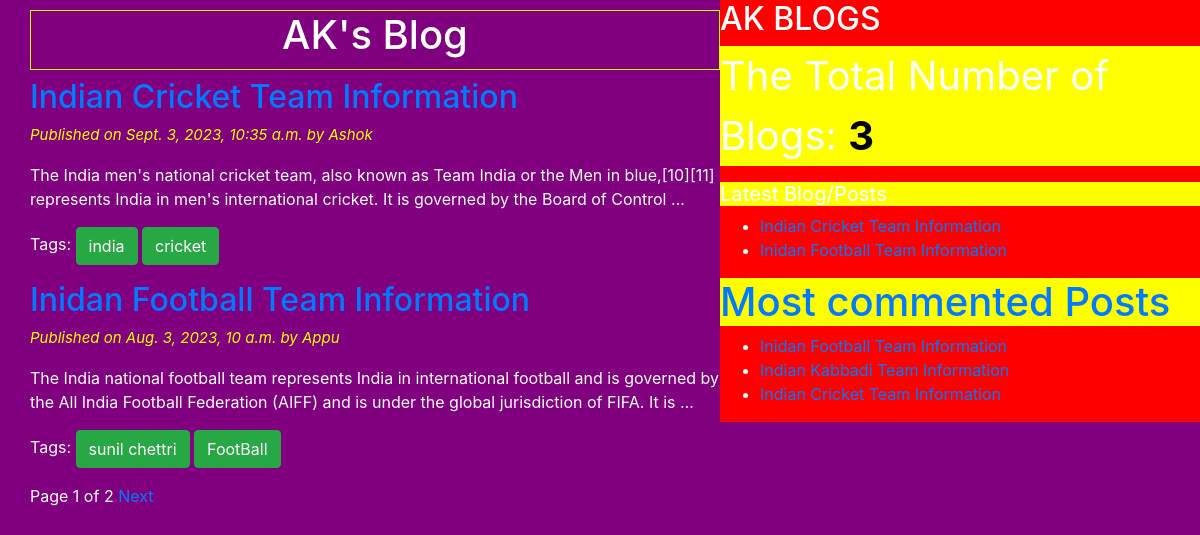
The page / on the database its author committed.
### blogapp/models.py (models this page shows, shortened)
class Post(models.Model):
	STATUS_CHOICES = (('draft','Draft'),('published','Published'))
	title = models.CharField(max_length=50)
	slug = models.SlugField(max_length=50,unique_for_date='publish')
	author = models.ForeignKey(User, related_name='blog_posts',on_delete=models.CASCADE)
	body = models.TextField()
	publish = models.DateTimeField(default=timezone.now)
	created = models.DateTimeField(auto_now_add=True)
	updated = models.DateTimeField(auto_now=True)
	status = models.CharField(max_length=50,choices=STATUS_CHOICES,default='draft')
	objects = CustomManager()
	tags = TaggableManager()
	class Meta:
		ordering = ('-publish',)
	def get_absolute_url(self):
		return reverse('post_detail',args=[self.publish.year,self.publish.strftime('%m'),self.publish.strftime('%d'),self.slug])

### blogapp/views.py (the view)
# urls.py: path('',views.post_list_view),
def post_list_view(request,tag_slug=None):
	post_list = Post.objects.all()
	tag = None
	if tag_slug:
		tag = get_object_or_404(Tag,slug=tag_slug)
		post_list = post_list.filter(tags__in = [tag])
	paginator = Paginator(object_list =post_list,per_page = 2)
	page_number = request.GET.get('page')
	try:
		post_list = paginator.page(page_number)
	except PageNotAnInteger:
		post_list = paginator.page(1)
	except EmptyPage:
		post_list = Paginator.page(paginator.num_pages)
	my_dict = {'post_list':post_list,'tag':tag}
	return render(request = request ,template_name = 'blogapp/post_list.html',context=my_dict)

### blogapp/models.py (called while the page is built)
	def get_queryset(self):
		return super().get_queryset().filter(status='published')

### blogapp/templatetags/blog_tags.py (called while the page is built)
@register.simple_tag(name='my_tag')
def total_posts():
	return Post.objects.count()

@register.inclusion_tag('blogapp/latest_posts.html')
def show_latest_posts():
	latest_posts = Post.objects.order_by('-publish')[:2]
	return {'latest_posts':latest_posts}

@register.simple_tag()
def get_most_commented_posts(count=4):
	return Post.objects.annotate(total_comments=Count('comments')).order_by('-total_comments')[:count]

### templates/blogapp/post_list.html (shortened to what this page needs)
{% extends "blogapp/base.html" %}
{% block content_block %}
	<h1>AK's Blog</h1>
	{% for post in post_list %}
		<a href="{{ post.get_absolute_url }}"><h2>{{ post.title }}</h2></a>
		<p id="date">Published on {{post.publish}} by {{post.author|title }}</p>
		{{post.body|truncatewords:30|linebreaks }}
		<p>Tags:
			{% for tag in post.tags.all  %}
				<a href="{% url 'post_list_by_tag_name' tag.slug %}" class="btn btn-success">{{ tag.name }}</a>
			{% endfor %}
		</p>
	{% endfor %}
    {% include "blogapp/pagination.html" with page=post_list %}
{% endblock content_block %}

### templates/blogapp/base.html (shortened to what this page needs)
<!DOCTYPE html>
{% load blog_tags  %}
{% load static %}
<html lang="en" dir="ltr">
<head>
		<link rel="stylesheet" href="https://stackpath.bootstrapcdn.com/bootstrap/4.5.0/css/bootstrap.min.css">
        <link rel="stylesheet" type="text/css" href="{% static "css/blogapp/blog.css" %}">
</head>
<body>
	<div class="content">
		{% block content_block %}
		{% endblock content_block %}
	</div>
	<div class="sidebar">
		<h2>AK BLOGS</h2>
		<p id="num">The Total Number of Blogs: <span id="pcount">{% my_tag %}</span></p>
		<h3 id='second'>Latest Blog/Posts </h3>{% show_latest_posts %}
		<h3 id='multi'>Most commented Posts</h3>
		{% get_most_commented_posts as m_c_p%}
		<ul>
			{% for post in m_c_p %}
			<li><a href="{{ post.get_absolute_url }}">{{ post.title }}</a></li>
			{% endfor %}
		</ul>
	</div>
</body>
</html>

### templates/blogapp/pagination.html (shortened to what this page needs)
<div class="paginator">
	<span>Page {{page.number}} of {{ page.paginator.num_pages}}</span>
	{% if page.has_next %}
		<a href="?page={{page.next_page_number }}">Next</a>
	{% endif %}
</div>

### templates/blogapp/latest_posts.html
<ul>
	{% for post in latest_posts %}
		<li><a href="{{ post.get_absolute_url }}">{{ post.title }}</li>
	{% endfor %}
</ul>

### static/css/blogapp/blog.css (style rules this page uses)
.content { width: 60%; float: left; padding: 10px 0 0 30px; background: purple; height: 100%; }
.sidebar { width: 40%; float: right; background: red; height: 100%; }
h1 { text-align: center; border: 1px solid yellow; padding-bottom: 10px; }
body { color:white; background: purple; }
#date { color: yellow; font-size: 15px; font-style: italic; }
#pcount { font-size: 40px; color:black; font-weight: bold; }
#multi { font-size: 40px; background-color: yellow; }
#num { font-size: 40px; background-color: yellow }
#second { font-size: 20px; background-color: yellow }

### rows shown on the page
Post: title "Indian Cricket Team Information", publish "Sept. 3, 2023, 10:35 a.m.", author "Ashok", body "The India men's national cricket team, also known as Team India or the Men in blue,[10][11] represents India in men's international cricket. It is governed by the Board of Control …"
Tag: name "india"
Tag: name "cricket"
Post: title "Inidan Football Team Information", publish "Aug. 3, 2023, 10 a.m.", author "Appu", body "The India national football team represents India in international football and is governed by the All India Football Federation (AIFF) and is under the global jurisdiction of FIFA. It is …"
Tag: name "sunil chettri"
Tag: name "FootBall"
Post: title "Indian Kabbadi Team Information"

### other values the page prints
{{ page.number }} "1"
{{ page.paginator.num_pages }} "2"
